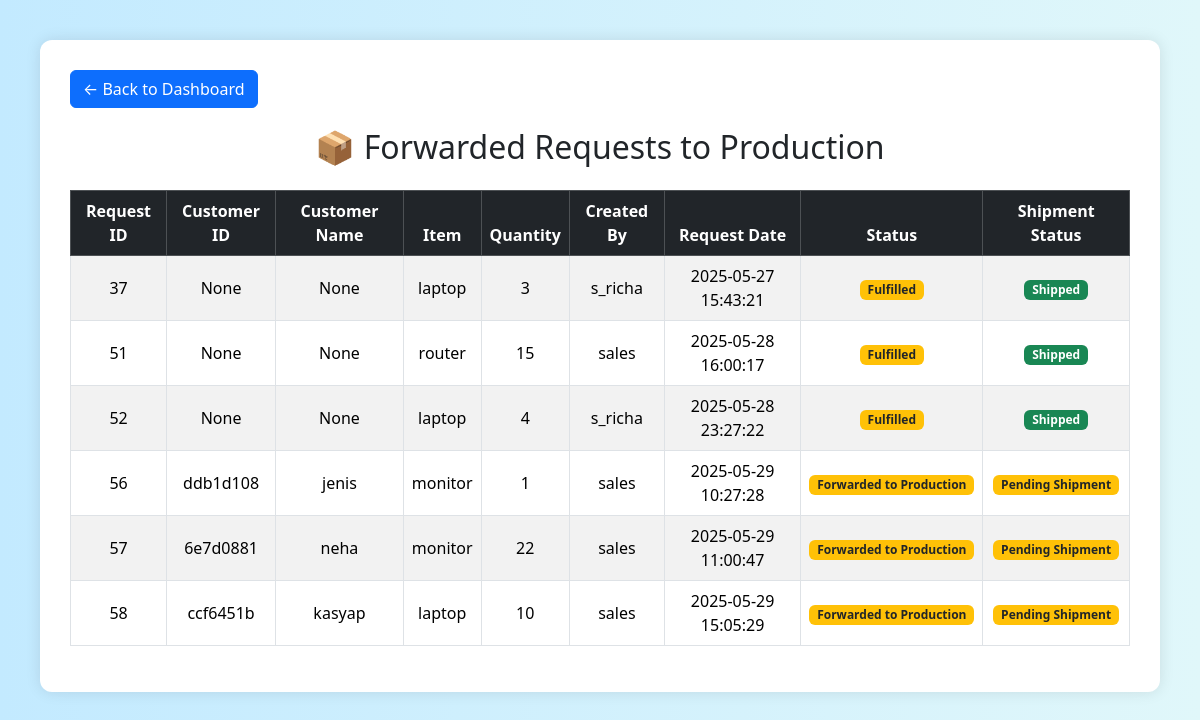
/warehouse_forwarded, run on an earlier commit of the app's database.
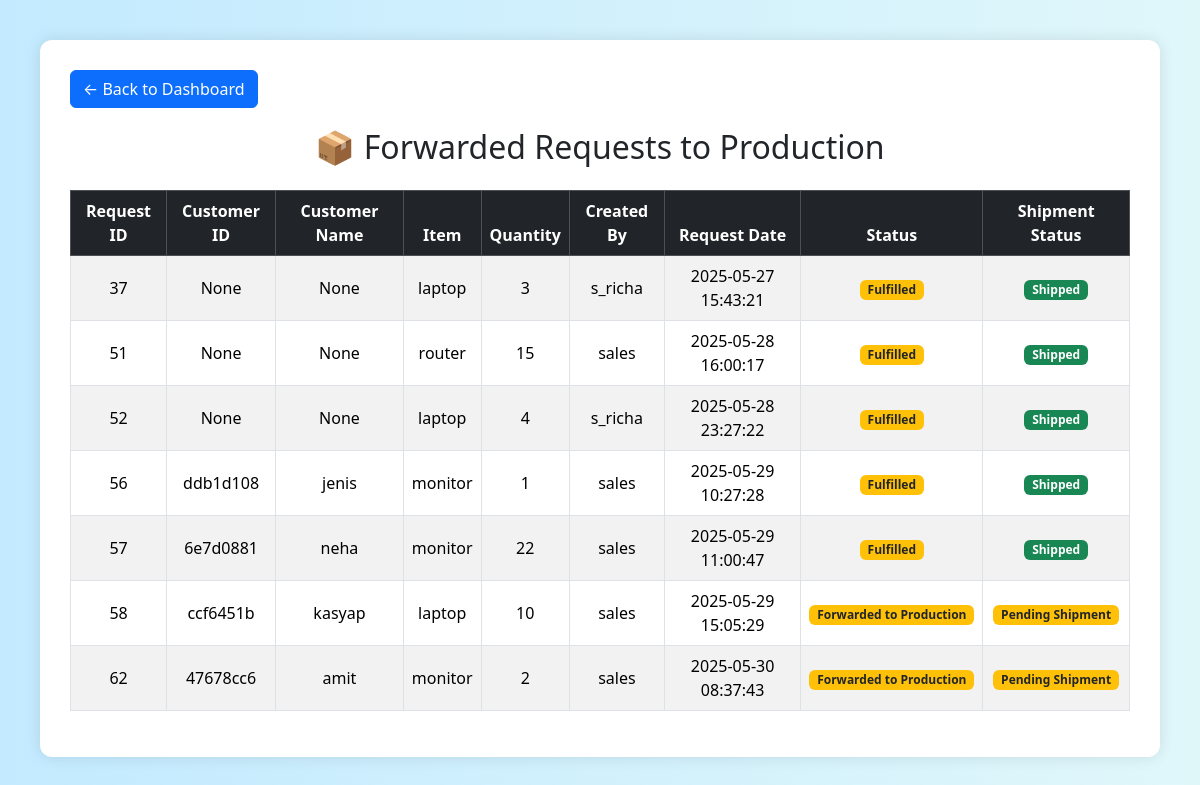
And on a later commit of the database.
### tables this page shows
CREATE TABLE "requests" (
	"id"	INTEGER,
	"item"	TEXT,
	"item_quantity"	INTEGER,
	"comment"	NUMERIC,
	"created_by"	TEXT NOT NULL,
	"assigned_to"	TEXT DEFAULT 'warehouse',
	"status"	TEXT DEFAULT 'Submitted' CHECK("status" IN ('Submitted', 'In Review', 'Fulfilled', 'Declined', 'Forwarded to Production')),
	"created_at"	TEXT DEFAULT CURRENT_TIMESTAMP,
	"updated_at"	TEXT DEFAULT CURRENT_TIMESTAMP,
	"warehouse_comment"	TEXT,
	"tracking_id"	TEXT,
	"courier_name"	TEXT,
	"delivery_date"	TEXT,
	"shipment_status"	TEXT DEFAULT 'Pending',
	"stock_available"	TEXT DEFAULT 'Yes' CHECK("stock_available" IN ('Yes', 'No')),
	"planner_comments"	TEXT,
	"estimated_completion_date"	TEXT,
	"urgency"	TEXT, was_forwarded INTEGER DEFAULT 0, customer_name TEXT, customer_id TEXT, request_type TEXT DEFAULT 'New',
	PRIMARY KEY("id" AUTOINCREMENT)
);

### app.py (the view)
@app.route('/warehouse_forwarded')
def warehouse_forwarded():
    conn = sqlite3.connect('database/4s.db')
    conn.row_factory = sqlite3.Row
    c = conn.cursor()
    c.execute("SELECT * FROM requests WHERE was_forwarded = 1")
    forwarded_requests = c.fetchall()
    updated_requests = []
    for row in forwarded_requests:
        row_dict = dict(row)
        row_dict['customer_id'] = row['customer_id'] if 'customer_id' in row.keys() else 'N/A'
        row_dict['customer_name'] = row['customer_name'] if 'customer_name' in row.keys() else 'N/A'
        updated_requests.append(row_dict)
    conn.close()
    return render_template('warehouse_forwarded.html', requests=updated_requests)

### Templates/warehouse_forwarded.html (shortened to what this page needs)
<!DOCTYPE html>
<html lang="en">
<head>
    <link href="https://cdn.jsdelivr.net/npm/bootstrap@5.3.3/dist/css/bootstrap.min.css" rel="stylesheet">
</head>
<body>
    <div class="container">
        <a href="/warehouse_dashboard" class="btn btn-primary btn-back">← Back to Dashboard</a>
        <h2 class="text-center mb-4">📦 Forwarded Requests to Production</h2>
        <div class="table-responsive">
            <table class="table table-bordered table-striped align-middle text-center">
                <thead class="table-dark">
                    <tr>
                        <th>Request ID</th>
                        <th>Customer ID</th>
                        <th>Customer Name</th>
                        <th>Item</th>
                        <th>Quantity</th>
                        <th>Created By</th>
                        <th>Request Date</th>
                        <th>Status</th>
                        <th>Shipment Status</th>
                    </tr>
                </thead>
                <tbody>
                    {% for req in requests %}
                    <tr>
                        <td>{{ req['id'] }}</td>
                        <td>{{ req['customer_id'] }}</td>
                        <td>{{ req['customer_name'] }}</td>
                        <td>{{ req['item'] }}</td>
                        <td>{{ req['item_quantity'] }}</td>
                        <td>{{ req['created_by'] }}</td>
                        <td>{{ req['created_at'] }}</td>
                        <td><span class="badge bg-warning text-dark">{{ req['status'] }}</span></td>
                        <td>
    {% if req['status'] == 'Fulfilled' %}
        <span class="badge bg-success">Shipped</span>
    {% else %}
        <span class="badge bg-warning text-dark">Pending Shipment</span>
    {% endif %}
</td>
                    </tr>
                    {% endfor %}
                </tbody>
            </table>
        </div>
    </div>
</body>
</html>

### Templates/warehouse_forwarded.html (style rules this page uses)
body { background: linear-gradient(to right, #c3eaff, #e0f7fa); padding: 40px; }
.container { background-color: white; padding: 30px; border-radius: 12px; box-shadow: 0 0 15px rgba(0,0,0,0.1); }
.btn-back { margin-bottom: 20px; }

What changed in the data, as far as the page shows it:
changed requests "ddb1d108": status "Forwarded to Production" → "Fulfilled"; status "Pending Shipment" → "Shipped"
changed requests "neha": status "Forwarded to Production" → "Fulfilled"; status "Pending Shipment" → "Shipped"
added requests: id "62", customer_id "47678cc6", customer_name "amit", item "monitor", item_quantity "2", created_by "sales", created_at "2025-05-30 08:37:43", status "Forwarded to Production", shows "Pending Shipment"
